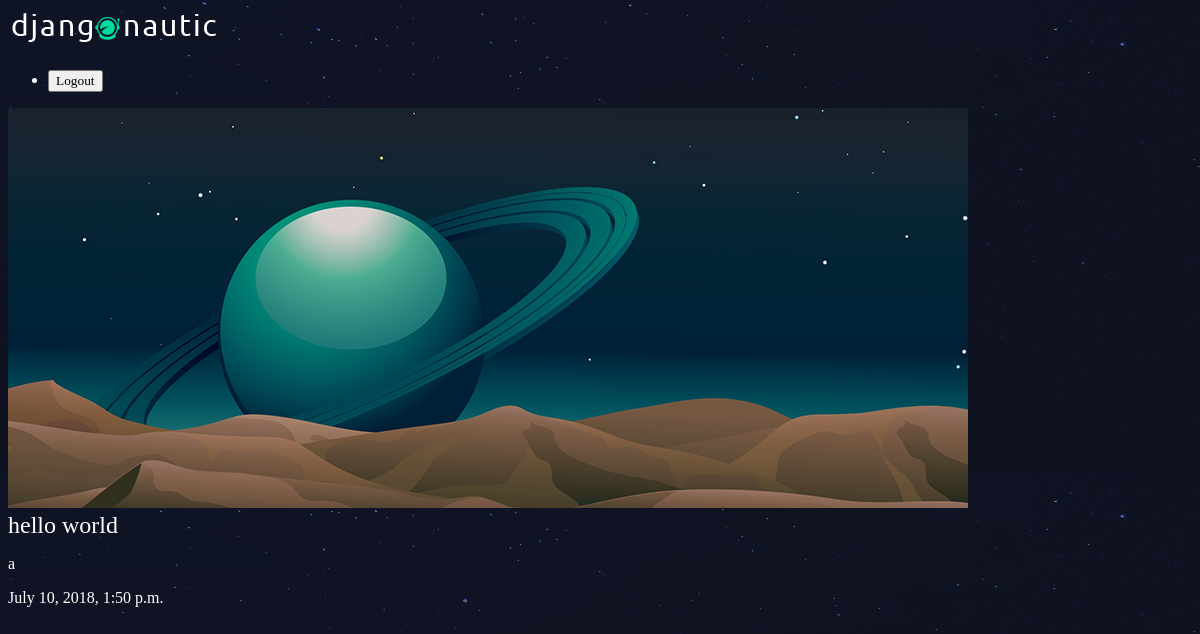
Screenshot of /articles/hello-world/ with the database file from the repository.
### articles/models.py (models this page shows, shortened)
class Article(models.Model):
    title = models.CharField(max_length=100)
    slug = models.SlugField()
    body = models.TextField()
    date = models.DateTimeField(auto_now_add=True)
    thumb = models.ImageField(default='default.png', blank=True)

### articles/views.py (the view)
# urls.py: re_path(r'^(?P<slug>[\w-]+)/$', views.article_detail, name='detail'),
def article_detail(request, slug):
    article = Article.objects.get(slug=slug)
    return render(request, 'articles/article_detail.html', {'article':article})

### articles/templates/articles/article_detail.html
{% extends 'base_layout.html' %}
{% block content %}
    <div class="article-detail">
        <div class="article">
            <img src="{{ article.thumb.url }}" />
            <h2>{{ article.title }}</h2>
            <p>{{ article.body }}</p>
            <p>{{ article.date }}</p>
        </div>
    </div>
{% endblock %}

### assets/styles.css (style rules this page uses)
body { background-color: #0f121f; background-image: url(stars.png); background-repeat-y: no-repeat; color: #fff; }
body * { font-family: Ubuntu; }
h1, h2, h3, h4, h5 { font-weight: normal; margin: 0; }

### rows the page displays
Article: thumb (placeholder picture), title "hello world", body "a", date "July 10, 2018, 1:50 p.m."
